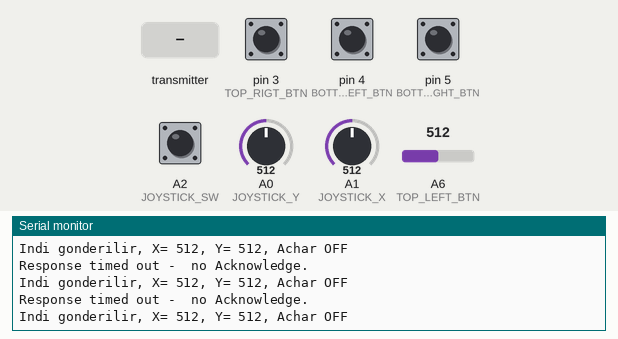
Simulated run of this sketch. Board: Arduino Nano, built with avr-gcc and run on an emulated ATmega328P. On the bench: the last lines printed to the serial monitor. The inputs (shaded band) are chosen by the test bench; at power-on: A2 (JOYSTICK_SW), pin 3 (TOP_RIGT_BTN), pin 4 (BOTTOM_LEFT_BTN), pin 5 (BOTTOM_RIGHT_BTN) HIGH, A0 (JOYSTICK_Y) = 512, A1 (JOYSTICK_X) = 512, A6 (TOP_LEFT_BTN) = 512. No radio packets arrive unless stated.

Above: at 1.3 s.
1.4 s: A2 (JOYSTICK_SW) pulled LOW for 1 s
At 1.78 s:
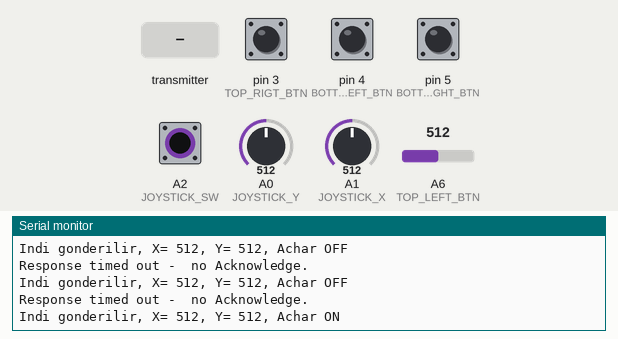
3.9 s: the transmitter starts sending micro_sec = 0
At 4.7 s:
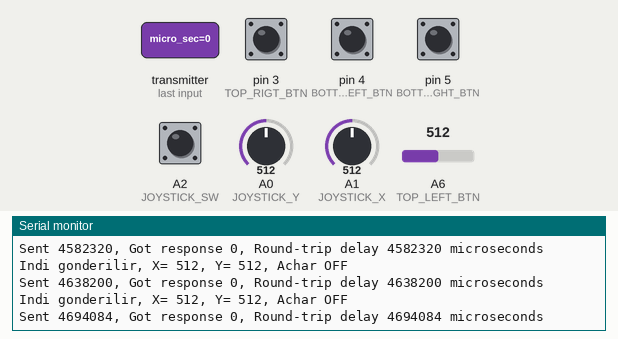
5.4 s: the transmitter starts sending micro_sec = 256
8.4 s: A0 (JOYSTICK_Y) set to 716
At 9.3 s:
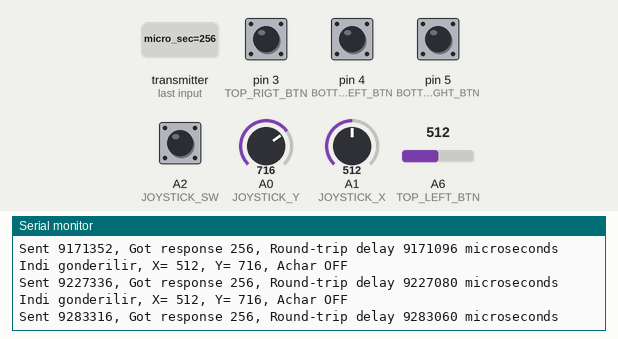
9.9 s: A1 (JOYSTICK_X) set to 716
At 10.5 s:
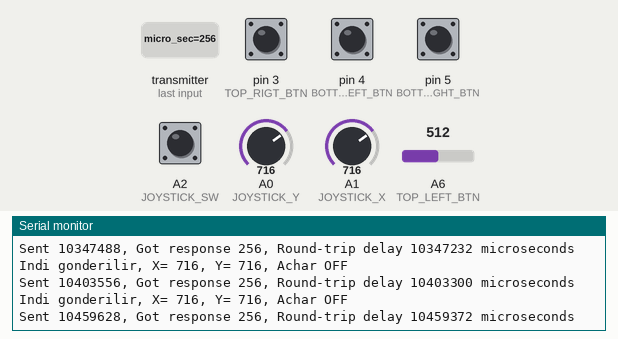

The sketch:

RoboCAP_RC_Tx_NokiaLCD.ino
```cpp
/*
 * www.Makerspace-Az.org
 * Arduino Sketch: 4X4 Robot masin, Radio Transmitter (Tx)
 * Kommunikasiya: nRF24L01 2.4GHz
 * son modifikasia tarixi: 16 May 2016
 * [azerimaker]
*/

/*-----( Kitabxana elavesi)-----*/
#include <SPI.h>
#include <RF24.h>

/*-----(  Sabitler ve Pin Nomreleri )-----*/
//nRF24L01
#define nRF_CE_PIN   8
#define nRF_CSN_PIN 10

// Joystick
#define JOYSTICK_X   A1  // Joystick VRx Analoq pin A0-a baglanir
#define JOYSTICK_Y   A0  // Joystick VRy Analoq pin A1-e baglanir
#define JOYSTICK_SW  A2  //  Joystick merkeze basildiqda achar
// Buttons
#define TOP_LEFT_BTN A6
#define TOP_RIGT_BTN 3
#define BOTTOM_LEFT_BTN 4
#define BOTTOM_RIGHT_BTN 5

#define VBAT_SENSE A3


/*-----( Radio Obyektinin yaradilmasi )-----*/
RF24 radio(nRF_CE_PIN, nRF_CSN_PIN);
#define LCD_C     LOW
#define LCD_D     HIGH

#define LCD_X     84
#define LCD_Y     48


/*-----( Deyishenler )-----*/
byte addresses[][6] = {"1Node", "2Node"}; //  "Pipe" adi, nrf24l01 uchun

unsigned long timeNow;  // Used to grab the current time, calculate delays
unsigned long started_waiting_at;
boolean timeout;       // Timeout? True or False

// Proqramla Analoq qiymetleri filterleme uchun deyishenler
int X_qiymeti = 0;
int Y_qiymeti = 0;
float X_exp_emsal = 1;      // exponensial emsal qiymeti, 1-olduqda filtirleme deaktiv olur
float Y_exp_emsal = 1;      // bu emsali isteyinize gore deyishe bilersiniz (0-1] aralighinda
int X_exp_cem = 0;            // exponensial cemin bashlangic qiymeti
int Y_exp_cem = 0;

// Joystick qiymetleri olan deyishenler strukturu

struct dataStruct {
  unsigned long micro_sec;  // to save response times
  int Xposition;          // The Joystick position values
  int Yposition;
  bool switchOn;          // The Joystick push-down switch
  bool TL_BTN;
  bool TR_BTN;
  bool BL_BTN;
  bool BR_BTN;
} myData;


 /****** SETUP: Bir defe icra olunacaq ******/
void setup()
{
  Serial.begin(115200);
  pinMode(JOYSTICK_SW, INPUT_PULLUP);  // Kenar rezistor ishletmeye ehtiyac yoxdu
                                      //  daxili Pull-up rezistorunu ishe saliriq
  pinMode(TOP_LEFT_BTN, INPUT);       // Analog pin oldughu ucun PULLUP yoxdur
  pinMode(TOP_RIGT_BTN, INPUT_PULLUP);
  pinMode(BOTTOM_LEFT_BTN, INPUT_PULLUP);
  pinMode(BOTTOM_RIGHT_BTN, INPUT_PULLUP);

  radio.begin();          // nRF24L01 Radio transiveri ishe sal
  radio.setChannel(108);  //  WiFi siqnallarindan yuksek bir kanal deyeri sech
  radio.setDataRate(RF24_250KBPS); // Data gonderme sureti
  radio.setPALevel(RF24_PA_HIGH); // Oturme gucu: RF24_PA_MIN, RF24_PA_LOW, RF24_PA_HIGH, RF24_PA_MAX

  radio.openWritingPipe(addresses[0]); // Gonderme Pipe (kanali) ishe sal
  radio.openReadingPipe(1, addresses[1]);
  radio.startListening();
//  radio.printDetails(); //kommenti sileniz coxlu Debug informasiyasi print olunacaq

  // Filterleme ucun bashlangic hesablama
  X_exp_cem =  analogRead(JOYSTICK_X);
  Y_exp_cem =  analogRead(JOYSTICK_Y);


  delay(100);

} /****** SETUP sonu ******/


 /****** LOOP: Daimi tekrarlanir ******/
void loop()
{

  /*********************( Read Controller Buttons and Joystick )***********************/
  X_qiymeti = analogRead(JOYSTICK_X);
  Y_qiymeti = analogRead(JOYSTICK_Y);
  myData.switchOn  = !digitalRead(JOYSTICK_SW);  // Achar basildiqda 0V oldughu ucun, inversiya etmeliyik

  int A6_value = analogRead(TOP_LEFT_BTN); // A6 Analog IN only
  if(A6_value >0){
    myData.TL_BTN = 0;
  }else{
    myData.TL_BTN = 1;
   }

  myData.TR_BTN = !digitalRead(TOP_RIGT_BTN);
  myData.BL_BTN = !digitalRead(BOTTOM_LEFT_BTN);
  myData.BR_BTN = !digitalRead(BOTTOM_RIGHT_BTN);
  myData.micro_sec = micros();  // Send back for timing


/*
 * Bu emeliyyat zamani X_exp_emsal qiymeti ne qeder kicik olarsa,
 * yeni oxunan X_qiymeti yekun X_exp_cem qiymetine bir o qeder az
 * tesir edecek, neticede sert kecidler, yumshaq olacaq
 *
 */
  X_exp_cem = (X_exp_emsal * X_qiymeti) + ((1-X_exp_emsal)*X_exp_cem); // Exponensial filterleme emeliyyati
  Y_exp_cem = (Y_exp_emsal * Y_qiymeti) + ((1-Y_exp_emsal)*Y_exp_cem);

  myData.Xposition = X_exp_cem; // Filter olunmush qiymetleri umumi struktura yaz
  myData.Yposition = Y_exp_cem;

  // Bu Serial Print-leri komment ede bilersiniz.
  Serial.print("Indi gonderilir, X= ");
  Serial.print(myData.Xposition);
  Serial.print(", Y= ");
  Serial.print(myData.Yposition);
  if ( myData.switchOn == 1)
  {
      Serial.println(", Achar ON");
  }else
  {
      Serial.println(", Achar OFF");
  }

  if(!radio.write( &myData, sizeof(myData) )) {  // Melumati gonder ve xeta olarsa print
     Serial.println("Gonderilme ugursuz oldu");
  }

  radio.startListening();                                    // Now, continue listening
  started_waiting_at = micros();               // timeout period, get the current microseconds
  timeout = false;                            //  variable to indicate if a response was received or not

  while ( !radio.available() ){                            // While nothing is received
    if (micros() - started_waiting_at > 200000 ){           // If waited longer than 200ms, indicate timeout and exit while loop
      timeout = true;
      break;
      }
  }

  if ( timeout ){ // Describe the results
    Serial.println(F("Response timed out -  no Acknowledge.")); // passing flash-memory based strings to save SRAM
  }else
  {
    // Grab the response, compare, and send to Serial Monitor
    radio.read( &myData, sizeof(myData) );
    timeNow = micros();

    Serial.print(F("Sent "));
    Serial.print(timeNow);
    Serial.print(F(", Got response "));
    Serial.print(myData.micro_sec);
    Serial.print(F(", Round-trip delay "));
    Serial.print(timeNow - myData.micro_sec);
    Serial.println(F(" microseconds "));

  }


  delay(50); // Delay olmasi stabilliyi artirir.


} /****** LOOP sonu ******/
```

Measured:
- after the input at 1.4 s, the serial monitor: prints a new line after 0.23 s (image 1)
- after the input at 3.9 s, the serial monitor: prints a new line at once (image 2)
